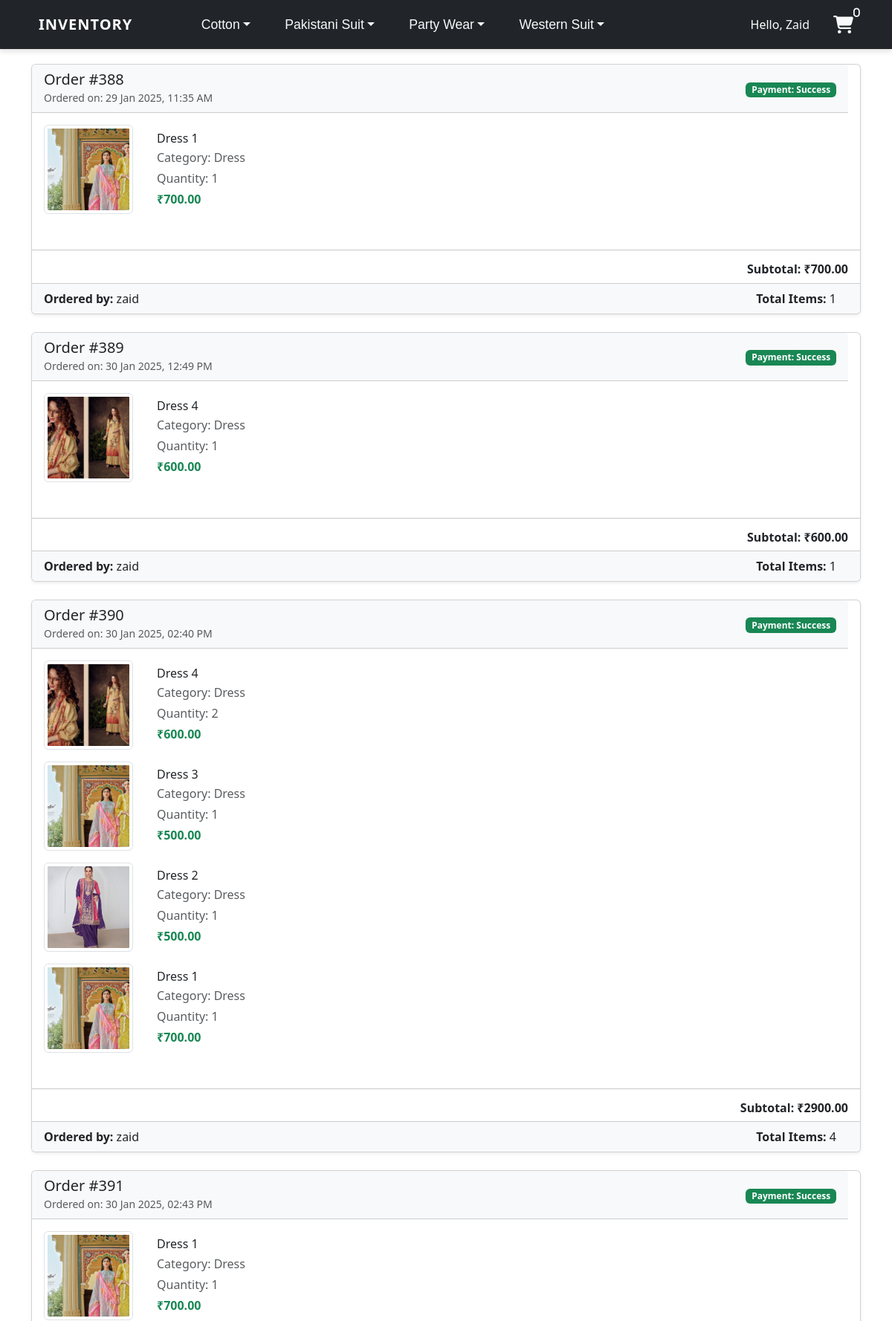
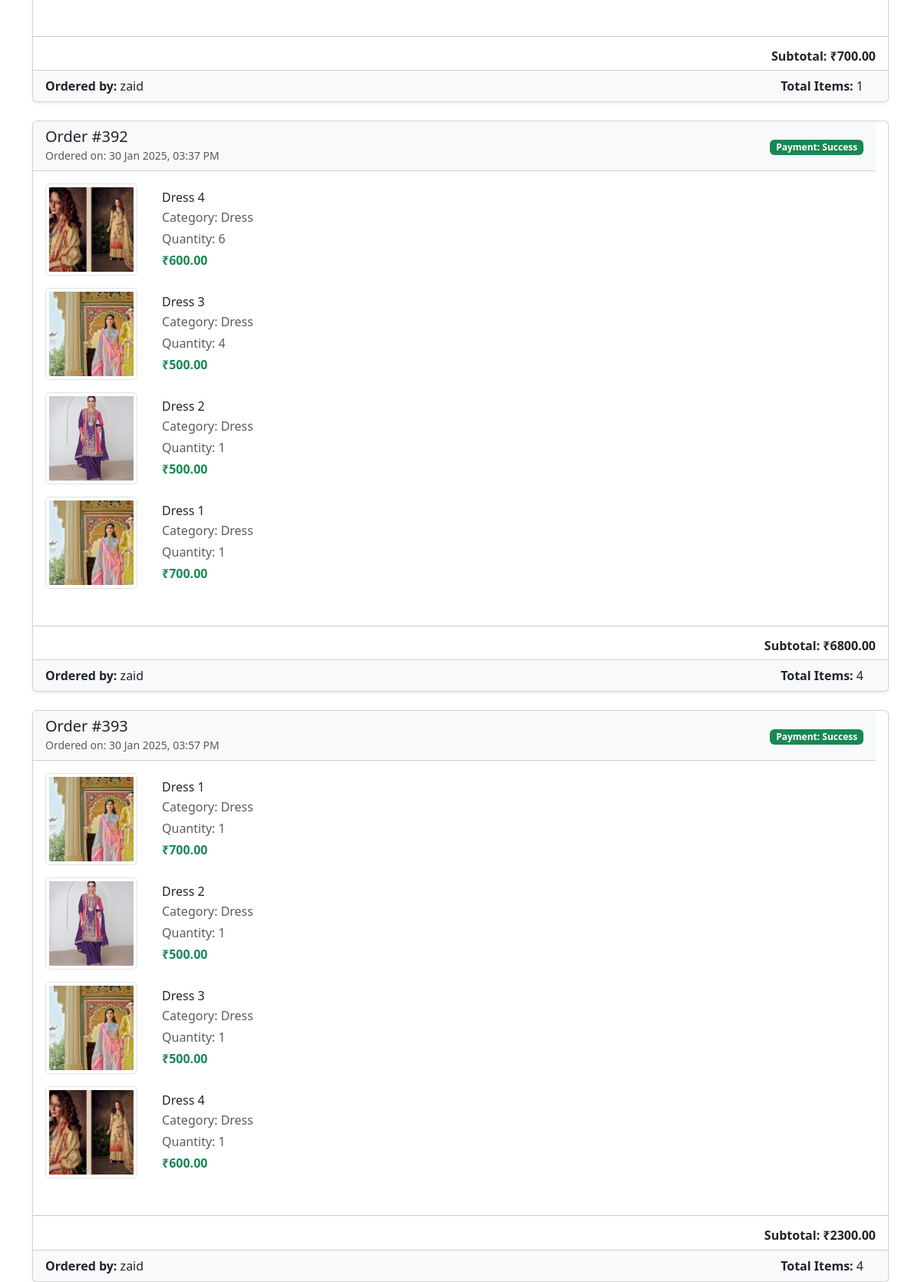
Screenshot of /order/ (signed in, upper part) with the database file from the repository (2 pictures, top to bottom).
### user/models.py (models this page shows, shortened)
class Order(models.Model):
    product = models.ForeignKey(Product, on_delete=models.CASCADE , null=True )
    shipping_address = models.ForeignKey('ShippingAddress', on_delete=models.SET_NULL, null=True, blank=True , related_name='shipping_addresses')
    staff = models.ForeignKey(User, on_delete=models.CASCADE, null=True)
    order_quantity = models.PositiveIntegerField(null=True)
    date = models.DateTimeField(auto_now_add=True)
    created_at = models.DateTimeField(auto_now_add=True)
    payment_status = models.CharField(
        max_length=20, choices=[('success', 'Success'), ('failed', 'Failed')],
        default='failed'
    )
    def __str__(self):
        return f'{self.product} order by {self.staff.username}'

class OrderItem(models.Model):
    product = models.ForeignKey(Product, on_delete=models.CASCADE)
    date = models.DateTimeField(auto_now_add=True)
    quantity = models.PositiveIntegerField(default=1)
    order = models.ForeignKey(Order, on_delete=models.CASCADE)

class Product(models.Model):
    name = models.CharField(max_length=100, blank=True , default='Untitled Product')
    category = models.CharField(max_length=20, choices=CATEGORY, blank=True ,default='Stationary')
    quantity = models.PositiveIntegerField()
    price = models.DecimalField(max_digits=10, decimal_places=2, default=0.00)
    description = models.TextField(blank=True, null=True)
    image = models.ImageField(upload_to='product_images/', blank=True, null=True)
    fake_price = models.DecimalField(max_digits=10, decimal_places=2, null=True, blank=True)
    new_arrival = models.BooleanField(default=False)

### user/views.py (the view)
# urls.py: path('order/' , views.order , name='order'),
@login_required(login_url='login')
def order(request):
    items = Product.objects.filter(quantity__lt=50)
    Lowstock_count =items.count()
    order_count = Order.objects.count()
    orders = Order.objects.filter(payment_status='success')
    workers = User.objects.all()
    worker = workers.count()
    product_count = Product.objects.count()
    orders_with_subtotals = []
    for order in orders:
        print(order)
        subtotal = sum(
            item.product.price * item.quantity for item in order.orderitem_set.all()
        )
        orders_with_subtotals.append({
            'order': order,
            'subtotal': subtotal,
        })
    context = {
        'orders_with_subtotals': orders_with_subtotals,
        'Lowstock_count':Lowstock_count ,
        'order_count' : order_count,
        'orders': orders,
        'worker':worker,
        'product_count':product_count
    }
    return render(request , 'dashboard/order.html' , context)

### templates/dashboard/order.html (shortened to what this page needs)
{% extends 'partials/base.html' %}
{% block content %}
<div class="container my-4">
  <h2 class="mb-4">Admin Orders</h2>
  {% if orders_with_subtotals %}
    {% for order_data in orders_with_subtotals %}
    <div class="card mb-4 shadow-sm">
      <div class="card-header bg-light d-flex justify-content-between align-items-center">
        <div>
          <h5 class="mb-0">Order #{{ order_data.order.id }}</h5>
          <small class="text-muted">Ordered on: {{ order_data.order.date|date:"d M Y, h:i A" }}</small>
        </div>
        <div>
          <span class="badge bg-success text-white">Payment: {{ order_data.order.payment_status|capfirst }}</span>
        </div>
      </div>
      <div class="card-body">
        {% for item in order_data.order.orderitem_set.all %}
        <div class="d-flex mb-3">
          <div class="me-3">
            <img src="{{ item.product.image.url }}" alt="{{ item.product.name }}" class="img-thumbnail" style="width: 120px; height: 120px; object-fit: cover;">
          </div>
          <div class="flex-grow-1">
            <h6 class="mb-1">{{ item.product.name }}</h6>
            <p class="mb-1 text-muted">Category: {{ item.product.category }}</p>
            <p class="mb-1 text-muted">Quantity: {{ item.quantity }}</p>
            <p class="mb-0 fw-bold text-success">₹{{ item.product.price }}</p>
          </div>
        </div>
        {% endfor %}
      </div>
      <hr>
      <div class="d-flex justify-content-end">
        <h6 class="fw-bold">Subtotal: ₹{{ order_data.subtotal }}</h6>
      </div>
      <div class="card-footer bg-light">
        <div class="d-flex justify-content-between align-items-center">
          <div>
            <p class="mb-0"><strong>Ordered by:</strong> {{ order_data.order.staff.username }}</p>
          </div>
          <div>
            <strong>Total Items:</strong> {{ order_data.order.orderitem_set.count }}
          </div>
        </div>
      </div>
    </div>
    {% endfor %}
  {% else %}
    <p class="text-center">No orders found.</p>
  {% endif %}
</div>
{% endblock %}

### templates/partials/base.html (shortened to what this page needs)
<!DOCTYPE html>
<html lang="en">
  <head>
    <link rel="stylesheet" href="https://cdnjs.cloudflare.com/ajax/libs/font-awesome/6.7.2/css/all.min.css" />
    <link href="https://cdn.jsdelivr.net/npm/tailwindcss@2.2.16/dist/tailwind.min.css" rel="stylesheet">
    <link rel="stylesheet" href="https://cdn.jsdelivr.net/npm/bootstrap@4.6.0/dist/css/bootstrap.min.css" />
    <link rel="stylesheet" href="https://use.fontawesome.com/releases/v5.15.2/css/all.css" />
    <head>
  </head>
  <body>
    {% include 'partials/nav.html' %}
    {% block content %}
    {% endblock %}
  </body>
</html>

### templates/partials/nav.html (shortened to what this page needs)
<head>
  <link rel="stylesheet" href="https://cdnjs.cloudflare.com/ajax/libs/font-awesome/6.7.2/css/all.min.css" />
  <link href="https://cdn.jsdelivr.net/npm/bootstrap@5.3.0-alpha1/dist/css/bootstrap.min.css" rel="stylesheet" />
</head>
<body>
  <nav class="navbar navbar-expand-lg" style="position: fixed;top: 0; z-index: 999; width: 100%;">
    <div class="container-fluid">
      <a class="navbar-brand" href="{% url 'test' %}">Inventory</a>
      <div class="collapse navbar-collapse" id="navbarSupportedContent">
        <ul class="navbar-nav me-auto mb-2 mb-lg-0">
            {% if not user.is_staff %}
            <li class="nav-item dropdown">
              <a class="nav-link dropdown-toggle active" href="{% url 'test' %}" id="navbarDropdown" role="button" data-bs-toggle="dropdown" aria-expanded="false">Cotton</a>
            </li>
            <li class="nav-item dropdown">
              <a class="nav-link dropdown-toggle active" href="{% url 'test' %}" id="navbarDropdown" role="button" data-bs-toggle="dropdown" aria-expanded="false">Pakistani Suit</a>
            </li>
            <li class="nav-item dropdown">
              <a class="nav-link dropdown-toggle active" href="{% url 'test' %}" id="navbarDropdown" role="button" data-bs-toggle="dropdown" aria-expanded="false">Party Wear</a>
            </li>
            <li class="nav-item dropdown">
              <a class="nav-link dropdown-toggle active" href="{% url 'test' %}" id="navbarDropdown" role="button" data-bs-toggle="dropdown" aria-expanded="false">Western Suit</a>
            </li>
            {% endif %}
          </ul>
        <form class="d-flex" role="search">
          <div class="profile-dropdown">
            {% if user.is_authenticated %}
              <span class="text-white">Hello,</span>
              <a href="{% url 'profile' %}" style="text-transform: capitalize;" class="profile">{{ user.username }}</a>
            {% else %}
              <span class="text-white"></span>
              <a href="{% url 'login' %}" class="profile login-popup">Login</a>
            {% endif %}
          </div>
        </form>
        {% if not request.user.is_staff %}
          <div class="cart">
            <a href="{% url 'cart' %}" class="cart-icon"><i class="fa-solid fa-cart-shopping"><span class="cart-count">{{ cart_items|length }}</span></i></a>
          </div>
        {% endif %}
      </div>
    </div>
  </nav>
</body>

### templates/partials/base.html (style rules this page uses)
* { margin: 0; padding: 0; box-sizing: border-box; }
h1,h2,h3,h4,h5,h6 { color:hsl(0, 0%, 30%); }
.card { display: flex; flex-direction: column; height: 100%; }
.card-body { flex-grow: 1; display: flex; flex-direction: column; }
.navbar { background-color: #212529 !important; padding: 1rem 2rem; box-shadow: 0 4px 6px rgba(0, 0, 0, 0.1); }
.navbar-brand { color: #ffffff !important; }
.navbar-nav .nav-link { color: #f8f9fa !important; }
.navbar { background-color: #212529; padding: 1rem 2rem; box-shadow: 0 4px 6px rgba(0, 0, 0, 0.1); }
.profile-dropdown { position: relative; }
.navbar-brand { color: #ffffff; font-size: 1.75rem; font-weight: bold; text-transform: uppercase; letter-spacing: 1px; transition: color 0.3s ease; }
.navbar-brand { color: #ffffff; font-size: 1.75rem; font-weight: bold; text-transform: uppercase; letter-spacing: 1px; transition: color 0.3s ease; padding-left: 40px; }
.navbar-nav .nav-link { color: #f8f9fa; font-size: 1.1rem; padding: 0.75rem 1rem; transition: color 0.3s ease; }
.navbar-nav .nav-link.active { color: #ffffff; }
.d-flex { align-items: center; gap: 1rem; margin-right: 1rem; }
.profile, .logout { color: #f8f9fa; text-decoration: none; font-size: 1rem; font-weight: 500; }
.cart-icon { color: #f8f9fa; font-size: 1.5rem; margin-left: 1rem; transition: color 0.3s ease; }

### templates/partials/nav.html (style rules this page uses)
* { margin: 0; padding: 0; box-sizing: ; }
.navbar-nav { display: flex; justify-content: center; width: 70%; }
.nav-item { margin: 0 15px; }
.nav-link { font-size: 18px; font-family: 'Arial', sans-serif; transition: color 0.3s ease, transform 0.3s ease; }
.cart-count { position: absolute; top: 10px; font-size: 14px; }
.cart { padding-right: 40px; }

### rows the page displays
Order: order.id "388", order "29 Jan 2025, 11:35 AM", order.payment_status "Success", subtotal "700.00", order.staff.username "zaid", order.orderitem_set.count "1"
OrderItem: product.image (picture), product.name "Dress 1", product.category "Dress", quantity "1", product.price "700.00"
Order: order.id "389", order "30 Jan 2025, 12:49 PM", order.payment_status "Success", subtotal "600.00", order.staff.username "zaid", order.orderitem_set.count "1"
OrderItem: product.image (picture), product.name "Dress 4", product.category "Dress", quantity "1", product.price "600.00"
Order: order.id "390", order "30 Jan 2025, 02:40 PM", order.payment_status "Success", subtotal "2900.00", order.staff.username "zaid", order.orderitem_set.count "4"
OrderItem: product.image (picture), product.name "Dress 4", product.category "Dress", quantity "2", product.price "600.00"
OrderItem: product.image (picture), product.name "Dress 3", product.category "Dress", quantity "1", product.price "500.00"
OrderItem: product.image (picture), product.name "Dress 2", product.category "Dress", quantity "1", product.price "500.00"
OrderItem: product.image (picture), product.name "Dress 1", product.category "Dress", quantity "1", product.price "700.00"
Order: order.id "391", order "30 Jan 2025, 02:43 PM", order.payment_status "Success", subtotal "700.00", order.staff.username "zaid", order.orderitem_set.count "1"
OrderItem: product.image (picture), product.name "Dress 1", product.category "Dress", quantity "1", product.price "700.00"
Order: order.id "392", order "30 Jan 2025, 03:37 PM", order.payment_status "Success", subtotal "6800.00", order.staff.username "zaid", order.orderitem_set.count "4"
OrderItem: product.image (picture), product.name "Dress 4", product.category "Dress", quantity "6", product.price "600.00"
OrderItem: product.image (picture), product.name "Dress 3", product.category "Dress", quantity "4", product.price "500.00"
OrderItem: product.image (picture), product.name "Dress 2", product.category "Dress", quantity "1", product.price "500.00"
OrderItem: product.image (picture), product.name "Dress 1", product.category "Dress", quantity "1", product.price "700.00"
Order: order.id "393", order "30 Jan 2025, 03:57 PM", order.payment_status "Success", subtotal "2300.00", order.staff.username "zaid", order.orderitem_set.count "4"
OrderItem: product.image (picture), product.name "Dress 1", product.category "Dress", quantity "1", product.price "700.00"
OrderItem: product.image (picture), product.name "Dress 2", product.category "Dress", quantity "1", product.price "500.00"
OrderItem: product.image (picture), product.name "Dress 3", product.category "Dress", quantity "1", product.price "500.00"
OrderItem: product.image (picture), product.name "Dress 4", product.category "Dress", quantity "1", product.price "600.00"

### other values shown
{{ user.username }} "Zaid"
{{ cart_items|length }} "0"
